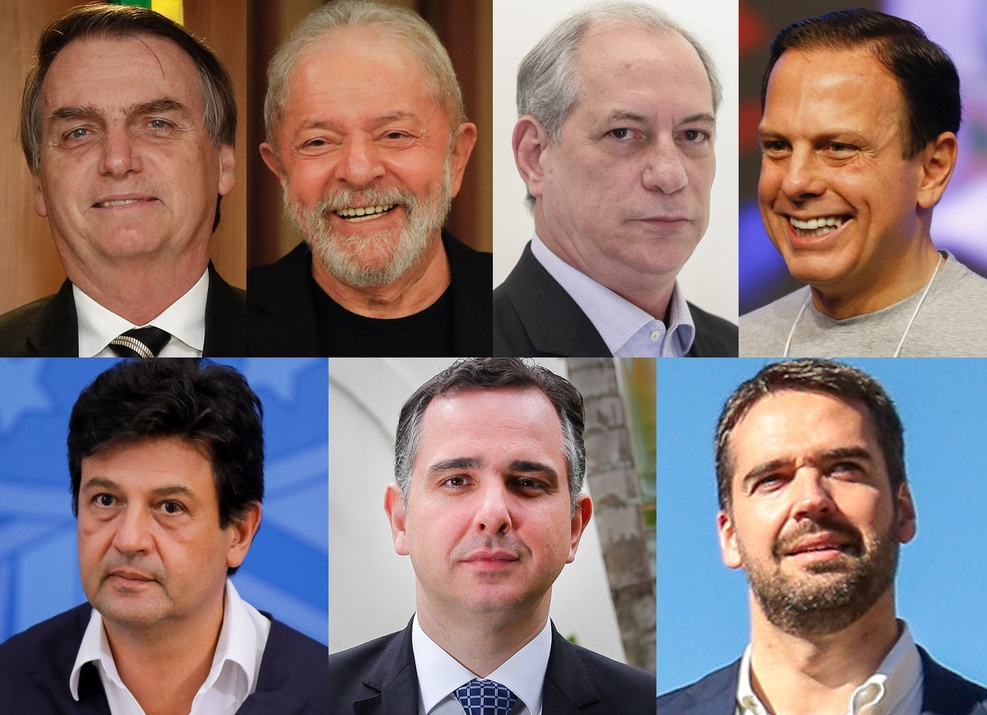
#> input picture s14/atividades/atividade_1/candidatos.jpg, 987 x 715 px, shrunk from 1490 x 1080 before the run
$ python atividade_1_pt2.py
#> lines starting #> are read from the running program, lines starting #| are printed output that depends on the picture; after the words box and inside, x2 and y2 are one past the last pixel; in counts of white or black regions, pixels touching at a corner belong together
import cv2 as cv


def main():
    # carrega xml de treinamento de identificação de faces
    face_cascade = cv.CascadeClassifier('haarcascade_frontalface_default.xml')
    # carrega xml de treinamento de detecção de Boca
    boca_cascade = cv.CascadeClassifier('haarcascade_mouth.xml')
    # carrega imagens
    img = cv.imread('candidatos.jpg')
#> img is the input picture: shape (715, 987, 3); mean B, G, R 116.2, 117.1, 136.5
    # converte para cinza
    gray = cv.cvtColor(img, cv.COLOR_BGR2GRAY)
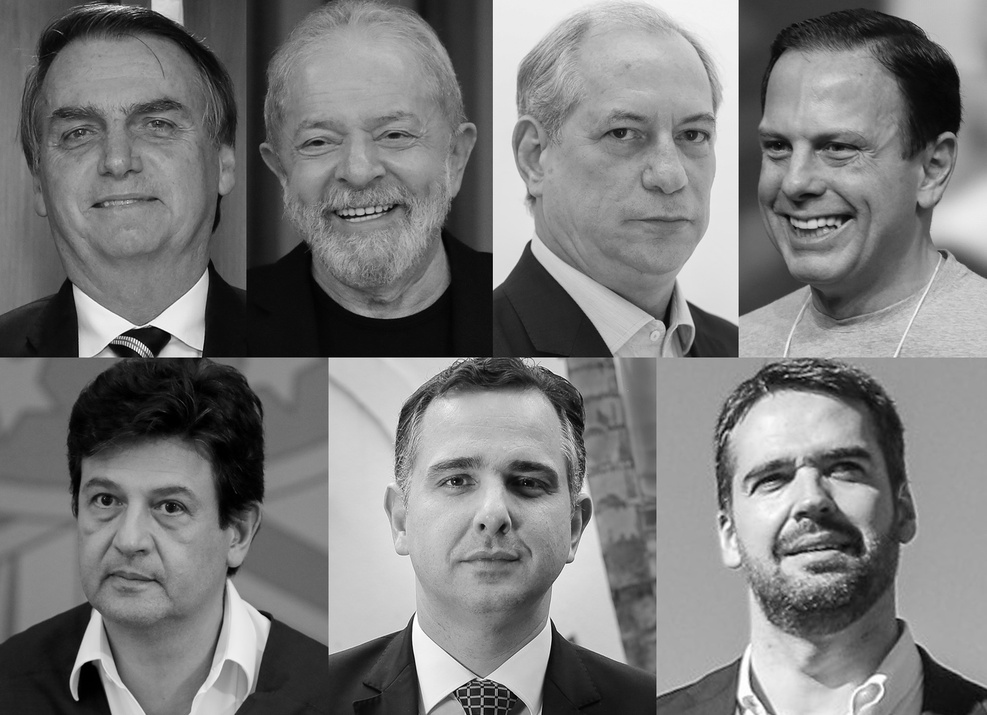
#> gray: shape (715, 987); min 0, max 255, mean 122.8
    # detecta faces: minNeighbors mínimo de visinhos
    faces = face_cascade.detectMultiScale(gray, scaleFactor=1.3, minNeighbors=5)
#> faces = [[23, 47, 203, 203], [254, 50, 215, 215], [567, 65, 188, 188], [709, 68, 204, 204], [712, 395, 198, 198], [40, 429, 193, 193], [385, 395, 219, 219]]
    # Desenha retangulos pelo x e y do ponto com largura e altura
    for (x, y, w, h) in faces:
        # desenha cada um dos retangulos
        cv.rectangle(img, (x, y), (x + w, y + h), (255, 0, 0), 2)
        roi_gray = gray[y:y + h, x:x + w]
        roi_color = img[y:y + h, x:x + w]
        # identifica dentro de roi gray(rosto detectado em escala em cinza) em uma escala menor
        mouths = boca_cascade.detectMultiScale(roi_gray, scaleFactor=1.3, minNeighbors=9,
                                         maxSize=(35, 30))
        for (ex, ey, ew, eh) in mouths:
            cv.rectangle(roi_color, (ex + x, ey + y), (ex + ew, ey + eh), (0, 255, 0), 2)
#> this loop made 7 passes
#> (x, y, w, h, mouths) on pass 3: (567, 65, 188, 188, [[96, 151, 30, 19]])
#> pass 1, in main, `roi_gray = gray[y:y + h, x:x + w]`:
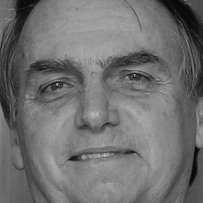
#> roi_gray: shape (203, 203); min 3, max 214, mean 112.5
#> pass 1, in main, `roi_color = img[y:y + h, x:x + w]`:
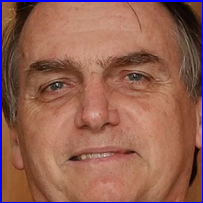
#> roi_color: shape (203, 203, 3); mean B, G, R 82.7, 97.3, 147.2
#> pass 2, in main, `roi_color = img[y:y + h, x:x + w]`:
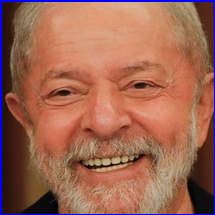
#> roi_color: shape (215, 215, 3); mean B, G, R 82.9, 101.7, 157.6
#> after the loop:
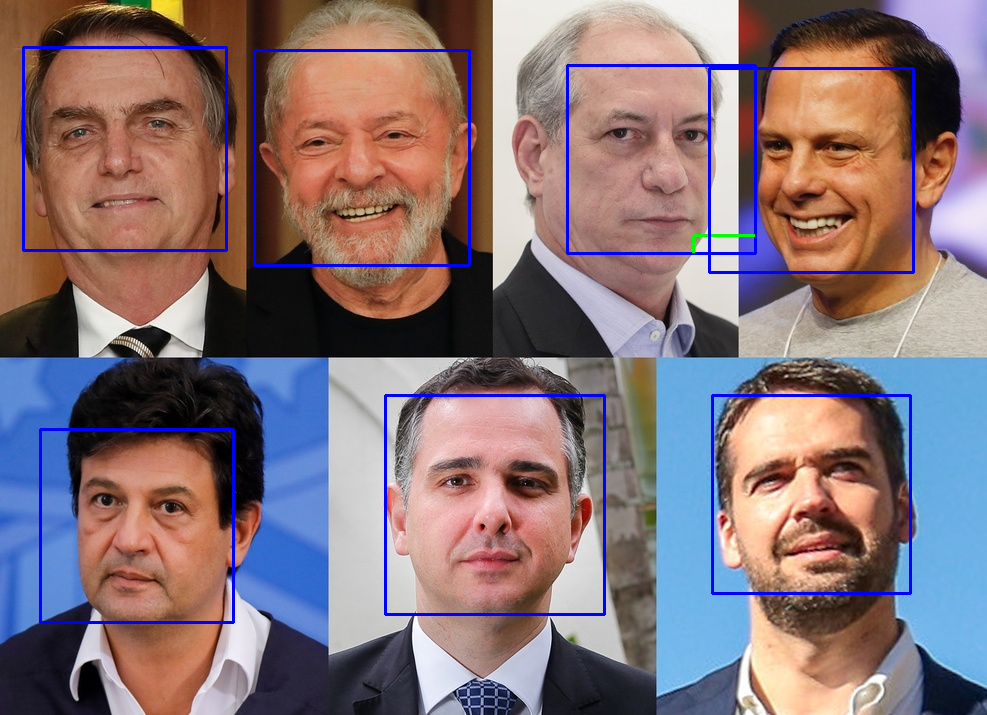
#> img: shape (715, 987, 3); 2.44% of pixels changed, all inside (x1, y1, x2, y2) = (22, 46, 915, 624)
#> after the loop:
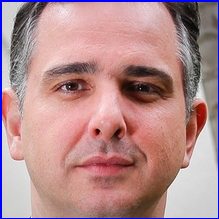
#> roi_color: shape (219, 219, 3); mean B, G, R 142, 140.6, 179.8
#> after the loop:
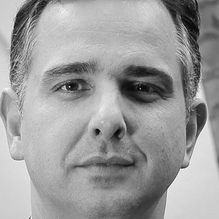
#> roi_gray: shape (219, 219); min 3, max 253, mean 156.1
    cv.imshow('img', img)
    cv.waitKey(0)
    cv.destroyAllWindows()


if __name__ == "__main__":
    main()
